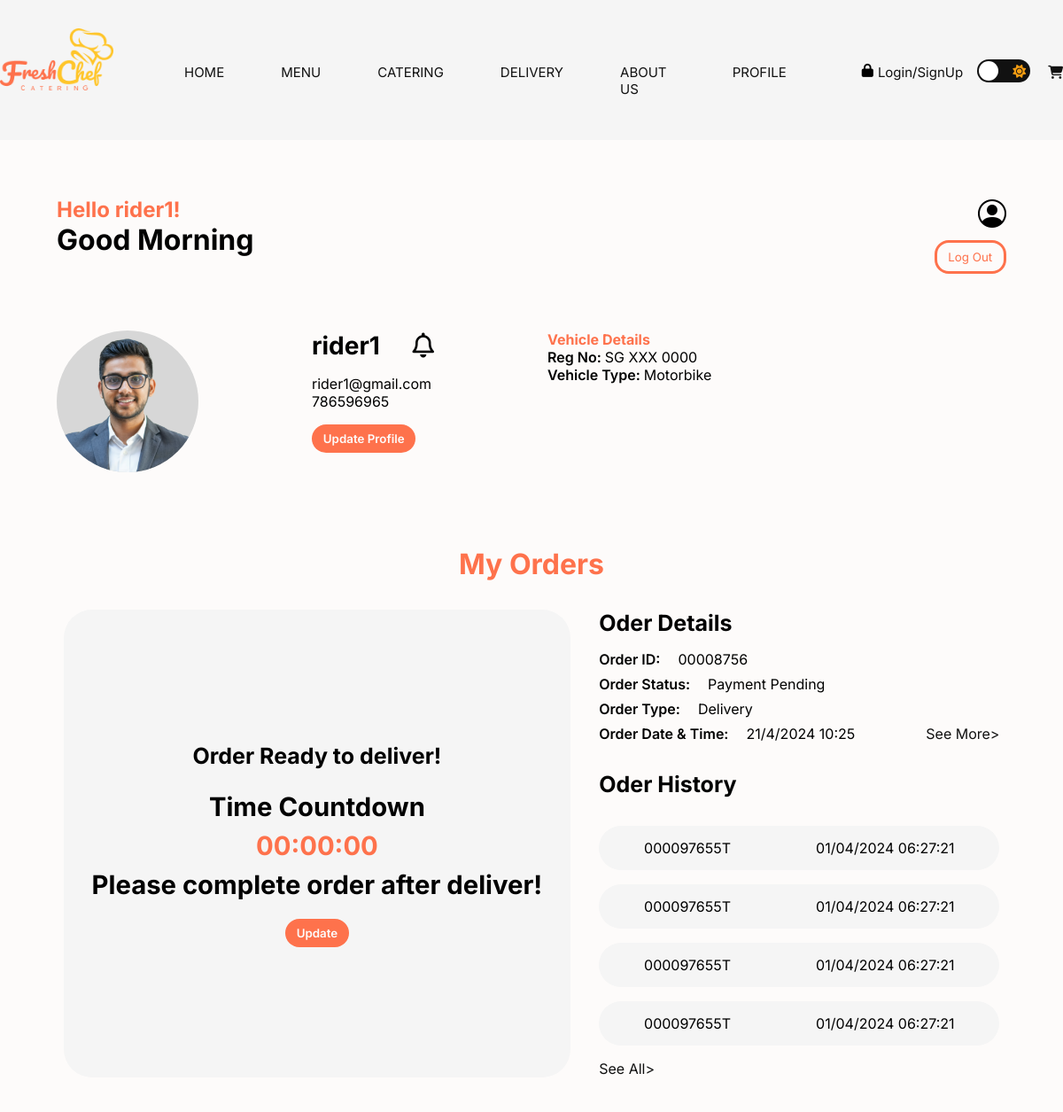
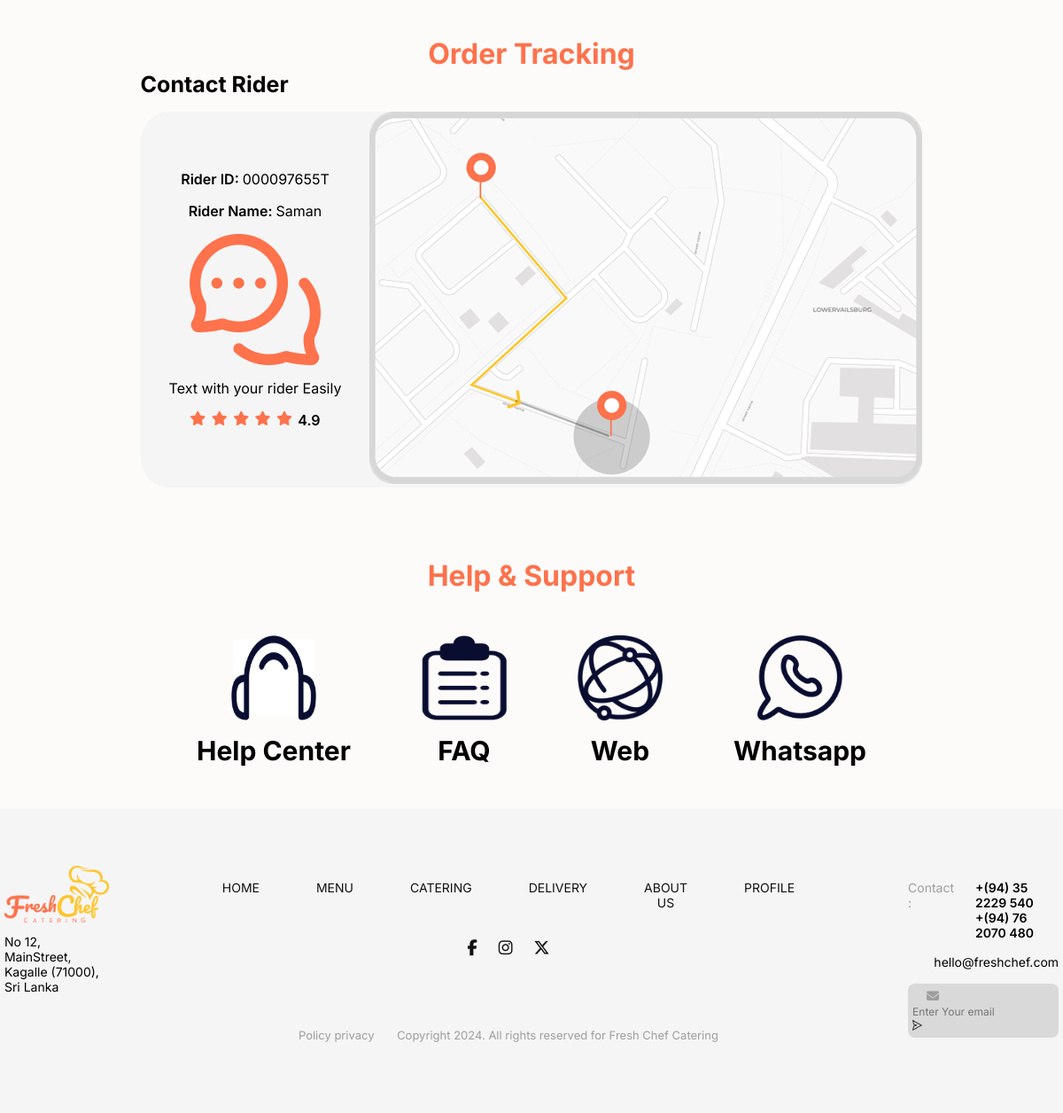
Screenshot of /Delivery_Rider_profile.php with the database file from the repository (2 pictures, top to bottom).
### tables this page shows
CREATE TABLE `r_rider` (
  `rider_id` int(5) NOT NULL,
  `rider_rec_id` varchar(200) DEFAULT NULL,
  `r_name` varchar(200) NOT NULL,
  `r_phone_no` int(10) NOT NULL,
  `r_email` varchar(100) DEFAULT NULL,
  `customer_id` int(11) NOT NULL,
  `rider_password` int(11) NOT NULL
);

### Delivery_Rider_profile.php (the view, shortened to what this page needs)
<?php
$servername = "localhost";
$username = "root";
$password = "";
$dbname = "fresh_chef_caterings";
$conn = new mysqli($servername, $username, $password, $dbname);
$stmt = $conn->prepare("SELECT r_name, r_email, r_phone_no FROM r_rider WHERE rider_id = 1");
$stmt->execute();
$stmt->bind_result($r_name, $r_email, $r_phone_no);
?>
<!DOCTYPE html>
<html lang="en">
<head>
    <link rel="stylesheet" href="customer_profile.css">
    <link rel="stylesheet" href="https://cdnjs.cloudflare.com/ajax/libs/font-awesome/6.4.2/css/all.min.css" />
    <link rel="stylesheet" href="https://cdn.jsdelivr.net/npm/bootstrap-icons@1.3.0/font/bootstrap-icons.css">
</head>
<body>
    <header id="header">
        <div class="logo">
            <a href="landing.html"><img src="homeIMG/Logo.png" alt="Logo" class="logo"></a>
        </div>
        <div class="navlinks">
            <p><a href="landing.html">home</a></p>
            <p><a href="A_menu.php">menu</a></p>
            <p><a href="menu.html">catering</a></p>
            <p><a href="Delivary.html">delivery</a></p>
            <p><a href="about.html">about us</a></p>
            <p><a href="customer_profile.php">profile</a></p>
        </div>
        <div class="login">
            <i class="fa-solid fa-lock"></i>
            <p><a href="login.html">Login</a></p>
            <p>/</p>
            <p><a href="register.html">SignUp</a></p>
            <div class="darkMode">
                <label for="checkbox" class="checkbox-label">
                  <i class="fa-solid fa-sun"></i>
                  <span class="ball"></span>
                </label>
              </div>
            <a href="cart.php"><i class="fa-solid fa-cart-shopping"></i></a>
        </div>
    </header>
    <div class="customerProfile">
        <div class="headingsProfile">
            <h2>Hello <?php echo htmlspecialchars($r_name); ?>!</h2>
            <h1>Good Morning</h1>
        </div>
        <div class="buttonsIcon">
            <i class="bi bi-person-circle" onclick="openModal()"></i>
            <button onclick="window.location.href='logout.php'">Log Out</button>
        </div>
    </div>
    <div class="customerDetails">
        <div class="customerImg">
            <img src="aboutIMG/shopOwner.png" alt="">
        </div>
        <div class="detailedCus">
            <h3><?php echo htmlspecialchars($r_name); ?> <i class="fa-regular fa-bell"></i> </h3>
            <p><?php echo htmlspecialchars($r_email); ?></p>
            <p><?php echo htmlspecialchars($r_phone_no); ?></p>
            <button class="mainButton" onclick="openModal()">Update Profile</button>
        </div>
        <div class="vehicle_details">
            <h4 style="color: #fe724c;">Vehicle Details</h4>
            <p><span style="font-weight:600;" >Reg No: </span>SG XXX 0000</p>
            <p> <span style="font-weight:600;">Vehicle Type: </span> Motorbike</p>
        </div>
    </div>
    <h2 class="mainH2">My Orders</h2>
    <div class="myOrders">
        <div class="orderCard">
            <h3 class="sideH3">Order Ready to deliver!</h3>
            <h3>Time Countdown</h3>
            <h3><span>00:00:00</span></h3>
            <h3>Please complete order after deliver!</h3>
            <button class="mainButton" type="submit">Update</button>
        </div>
        <div class="oderDetailsandHistory">
            <div class="oderDetails">
                <div class="oderDetail">
                    <h3 class="sideH3">Oder Details</h3>
                    <p>Order ID: <span>00008756</span></p>
                    <p>Order Status: <span>Payment Pending</span></p>
                    <p>Order Type: <span>Delivery</span></p>
                    <p>Order Date & Time: <span>21/4/2024 10:25</span></p>
                </div>
                <div class="seemoreButton">
                    <a href="">See More></a>
                </div>
            </div>
            <div class="oderHistory">
                <h3 class="sideH3">Oder History</h3>
                <div class="histry">
                    <p>000097655T</p>
                    <p>01/04/2024  06:27:21</p>
                </div>
                <div class="histry">
                    <p>000097655T</p>
                    <p>01/04/2024  06:27:21</p>
                </div>
                <div class="histry">
                    <p>000097655T</p>
                    <p>01/04/2024  06:27:21</p>
                </div>
                <div class="histry">
                    <p>000097655T</p>
                    <p>01/04/2024  06:27:21</p>
                </div>
                <a href="">See All></a>
            </div>
        </div>
    </div>
    <h2 class="mainH2">Order Tracking</h2>
    <div class="trackOrders">
        <div class="riderContact">
            <h3 class="sideH3">Contact Rider</h3>
            <div class="riderContactDetails">
                <div class="deliveryRider">
                    <p>Rider ID: <span>000097655T</span></p>
                    <p>Rider Name: <span>Saman</span></p>
                    <img src="image/MessageIcon.png" alt="">
                    <p><span>Text with your rider Easily</span></p>
                    <div class="stars">
                        <i class="fa-solid fa-star"></i>
                        <i class="fa-solid fa-star"></i>
                        <i class="fa-solid fa-star"></i>
                        <i class="fa-solid fa-star"></i>
                        <i class="fa-solid fa-star"></i>
                        <p>4.9</p>
                    </div>
                </div>
                <div class="Map">
                    <img src="D_IMG/O_img2.png" alt="">
                </div>
            </div>
        </div>
    </div>
    <h2 class="mainH2"> Help &amp; Support</h2>
    <div class="help">
        <div>
            <img src="image/Headphones icon.png" alt="">
            <h3>Help Center</h3>
        </div>
        <div>
            <img src="image/Vector.png" alt="">
            <h3>FAQ</h3>
        </div>
        <div>
            <img src="image/Global icon.png" alt="">
            <h3>Web</h3>
        </div>
        <div>
            <img src="image/WhatApp.png" alt="">
            <h3>Whatsapp</h3>
        </div>
    </div>
    <footer>
        <div class="main" id="footer">
            <div class="address">
                <img src="homeIMG/Logo.png" alt="logo">
                <p>No 12, MainStreet, <br>
                Kagalle (71000), <br>
                Sri Lanka</p>
            </div>
            <div class="links">
                <div class="navlinks">
                    <p><a href="landing.html">home</a></p>
                    <p><a href="A_menu.php">menu</a></p>
                    <p><a href="menu.html">catering</a></p>
                    <p><a href="Delivary.html">delivery</a></p>
                    <p><a href="about.html">about us</a></p>
                    <p><a href="customer_profile.php">profile</a></p>
                </div>
                <div class="sociallinks">
                    <a href=""><i class="fa-brands fa-facebook-f"></i></a>
                    <a href=""><i class="fa-brands fa-instagram"></i></a>
                    <a href=""><i class="fa-brands fa-x-twitter"></i></a>
                </div>
                <div class="coppyRights">
                    <p>Policy privacy &nbsp; &nbsp; &nbsp; Copyright 2024. All rights reserved for Fresh Chef Catering</p>
                </div>
            </div>
            <div class="contact">
                <div class="contactp">
                    <div class="divp">
                        <p>Contact : </p>
                    </div>
                    <div class="Pnum">
                        <p>+(94) 35 2229 540</p>
                        <p>+(94) 76 2070 480</p>
                    </div>
                </div>
                <div class="email">
                    <p>hello@freshchef.com</p>
                </div>
                <div class="form">
                    <form action="" method="post">
                        <i class="fa-solid fa-envelope"></i>
                        <input type="text" placeholder="Enter Your email">
                        <button type="submit"><img src="homeIMG/submit.png" alt=""></button>
                    </form>
                </div>
            </div>
        </div>
    </footer>
</body>
</html>

### rows the page displays
r_rider: r_name "rider1", r_email "rider1@gmail.com", r_phone_no "786596965"
